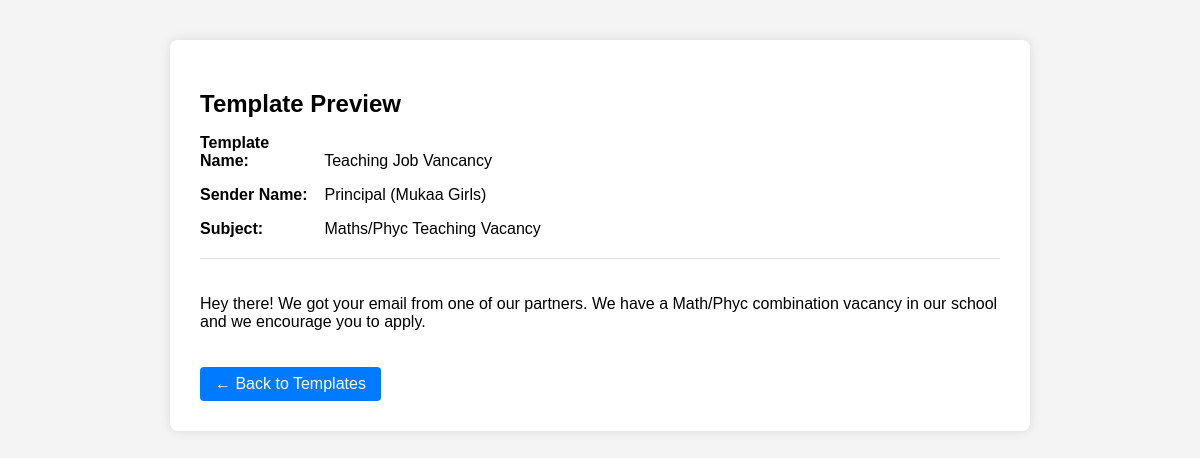
Page /preview-template/4 (signed in) on the earlier database version.
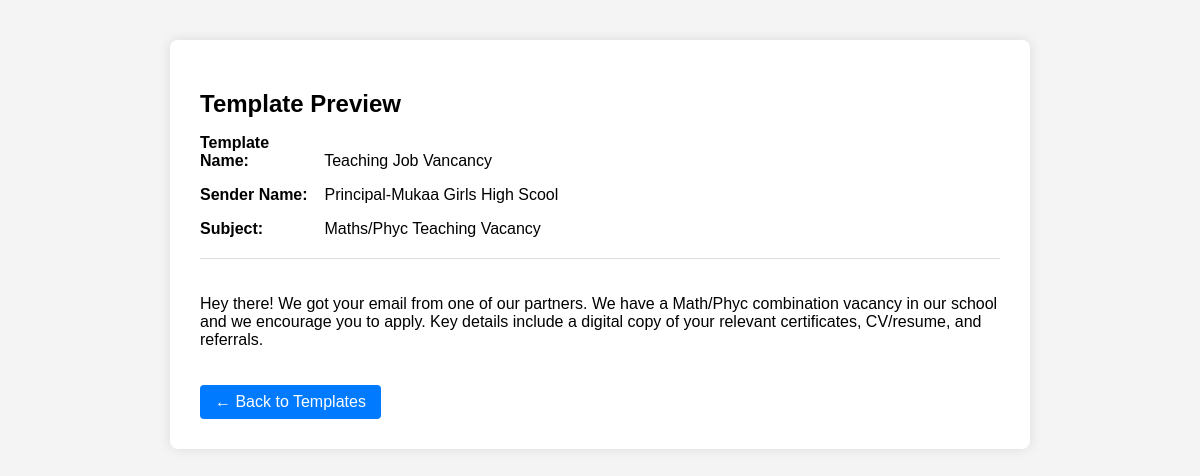
Same page on the later database version.
### models.py (models this page shows)
class CustomEmailTemplate(db.Model):
    id = db.Column(db.Integer, primary_key=True)
    user_id = db.Column(db.Integer, db.ForeignKey('user.id'), nullable=False)
    template_name = db.Column(db.String(100), nullable=False)
    sender_name = db.Column(db.String(100), nullable=False)
    subject = db.Column(db.String(200), nullable=False)
    email_body = db.Column(db.Text, nullable=False)

### routes.py (the view)
@routes_bp.route('/preview-template/<int:template_id>')
def preview_template(template_id):
    if 'user_id' not in session:
        flash('You must be logged in to preview templates.', 'danger')
        return redirect(url_for('routes.login'))
    template = CustomEmailTemplate.query.filter_by(id=template_id, user_id=session['user_id']).first()
    if not template:
        flash('Template not found or access denied.', 'danger')
        return redirect(url_for('routes.phishing_templates'))
    return render_template('preview_templates.html', template=template)

### templates/preview_templates.html (shortened to what this page needs)
<!DOCTYPE html>
<html lang="en">
<head>
</head>
<body>
    <div class="preview-container">
        <h2 class="template-heading">Template Preview</h2>
        <div class="email-meta">
            <p><strong>Template Name:</strong> {{ template.template_name }}</p>
            <p><strong>Sender Name:</strong> {{ template.sender_name }}</p>
            <p><strong>Subject:</strong> {{ template.subject }}</p>
        </div>
        <div class="email-body">
            {{ template.email_body | safe }}
        </div>
        <a class="back-btn" href="{{ url_for('routes.phishing_templates') }}">← Back to Templates</a>
    </div>
</body>
</html>

Differences in the rows shown:
changed CustomEmailTemplate "Teaching Job Vancancy": sender_name "Principal (Mukaa Girls)" → "Principal-Mukaa Girls High Scool"; email_body "Hey there! We got your email from one of our partners. We have a Math/Phyc combination vacancy in our school and we encourage you to apply." → "…encourage you to apply. Key details include a digital copy of your relevant certificates, CV/resume, and referrals."
